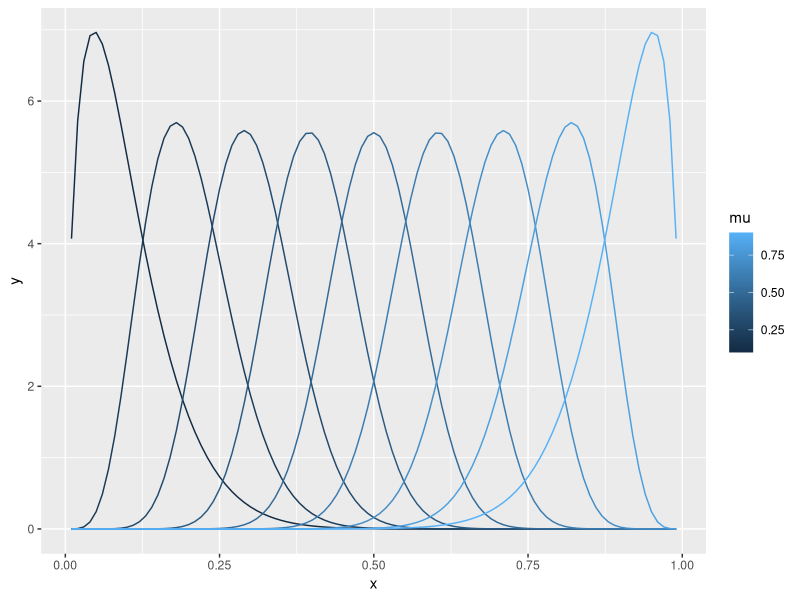

Generate this figure with R:
library(ggplot2)
library(tidyverse)
library(here)

mu <- seq(.1, .9, .1)
beta_data <- data.frame(mu = rep(mu, each = 99),
                        var = .005,
                        x = rep(seq(.01, .99, .01), length(mu)))
beta_data <- beta_data %>%
  mutate(alpha = ((1 - mu) / var - 1 / mu) * mu ^ 2,
         beta = alpha * (1 / mu - 1))
beta_data <- beta_data %>%
  mutate(y = dbeta(x, alpha, beta))

ggplot(data = beta_data,
       aes(x, y, color = mu, group = mu)) +
  geom_line()
